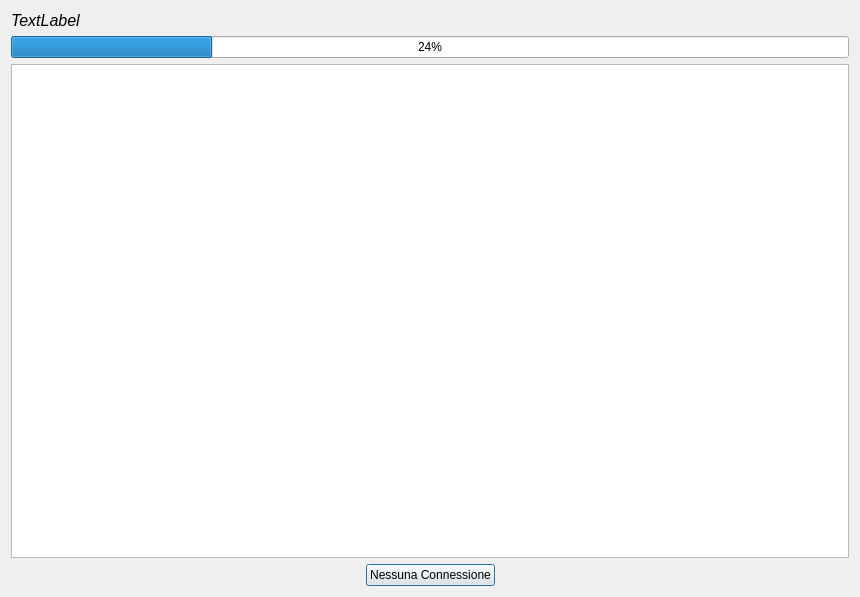
<?xml version="1.0" encoding="UTF-8"?>
<ui version="4.0">
 <class>ScanPlc</class>
 <widget class="QDialog" name="ScanPlc">
  <property name="windowModality">
   <enum>Qt::WindowModal</enum>
  </property>
  <property name="geometry">
   <rect>
    <x>0</x>
    <y>0</y>
    <width>860</width>
    <height>597</height>
   </rect>
  </property>
  <property name="windowTitle">
   <string>Cerco PLC</string>
  </property>
  <property name="windowIcon">
   <iconset resource="MiaResource.qrc">
    <normaloff>:/images/piu.png</normaloff>:/images/piu.png</iconset>
  </property>
  <layout class="QVBoxLayout" name="verticalLayout">
   <item>
    <widget class="QLabel" name="label">
     <property name="font">
      <font>
       <pointsize>12</pointsize>
       <italic>true</italic>
      </font>
     </property>
     <property name="text">
      <string>TextLabel</string>
     </property>
    </widget>
   </item>
   <item>
    <widget class="QProgressBar" name="progressBar">
     <property name="value">
      <number>24</number>
     </property>
    </widget>
   </item>
   <item>
    <widget class="QListWidget" name="ListaEventi"/>
   </item>
   <item>
    <layout class="QHBoxLayout" name="horizontalLayout">
     <item>
      <spacer name="horizontalSpacer">
       <property name="orientation">
        <enum>Qt::Horizontal</enum>
       </property>
       <property name="sizeHint" stdset="0">
        <size>
         <width>40</width>
         <height>20</height>
        </size>
       </property>
      </spacer>
     </item>
     <item>
      <widget class="QPushButton" name="connetti">
       <property name="text">
        <string>Nessuna Connessione</string>
       </property>
      </widget>
     </item>
     <item>
      <spacer name="horizontalSpacer_2">
       <property name="orientation">
        <enum>Qt::Horizontal</enum>
       </property>
       <property name="sizeHint" stdset="0">
        <size>
         <width>40</width>
         <height>20</height>
        </size>
       </property>
      </spacer>
     </item>
    </layout>
   </item>
  </layout>
 </widget>
 <resources>
  <include location="MiaResource.qrc"/>
 </resources>
 <connections/>
</ui>
